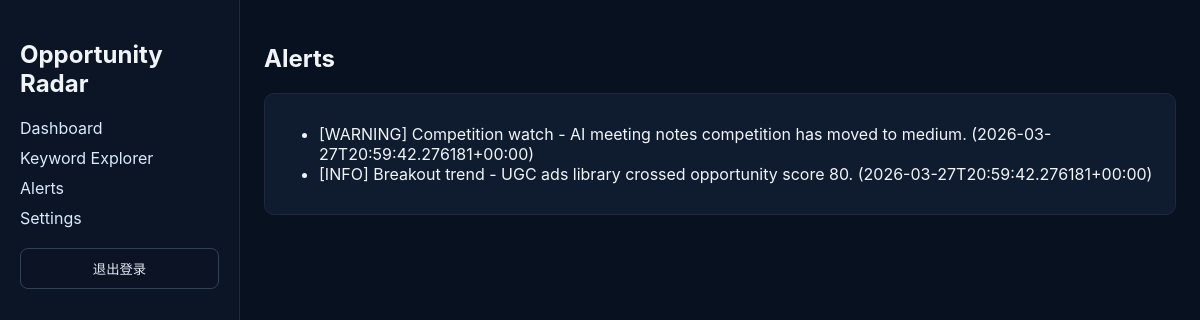
/alerts (signed in), run on the app's committed database.
### tables this page shows
CREATE TABLE alerts (
  id INTEGER PRIMARY KEY AUTOINCREMENT,
  user_id INTEGER NOT NULL,
  title TEXT NOT NULL,
  message TEXT NOT NULL,
  severity TEXT NOT NULL,
  created_at TEXT NOT NULL,
  FOREIGN KEY(user_id) REFERENCES users(id)
);

### app.py (the view)
@app.route("/alerts")
@login_required
def alerts():
    rows = get_db().execute("SELECT * FROM alerts WHERE user_id=? ORDER BY id DESC", (session["user_id"],)).fetchall()
    return render_template("alerts.html", rows=rows)

### app.py (called while the page is built)
def get_db() -> sqlite3.Connection:
    if "db" not in g:
        g.db = sqlite3.connect(DB_PATH)
        g.db.row_factory = sqlite3.Row
    return g.db

def login_required(view):
    @wraps(view)
    def wrapped(**kwargs):
        if not session.get("user_id"):
            return redirect(url_for("login"))
        return view(**kwargs)
    return wrapped

### templates/alerts.html
{% extends 'base.html' %}
{% block content %}
<h2>Alerts</h2>
<div class="panel">
  <ul>{% for row in rows %}<li>[{{ row.severity }}] {{ row.title }} - {{ row.message }} ({{ row.created_at }})</li>{% endfor %}</ul>
</div>
{% endblock %}

### static/style.css (style rules this page uses)
:root { color-scheme: dark; }
body { margin: 0; font-family: Inter, system-ui, Arial, sans-serif; background: #08111f; color: #f1f5f9; }
.cards article, .panel { background: #0f1b2f; border: 1px solid #1e293b; border-radius: 10px; padding: 14px; margin-bottom: 16px; }

### data on the page
alerts: severity "WARNING", title "Competition watch", message "AI meeting notes competition has moved to medium.", created_at "2026-03-27T20:59:42.276181+00:00"
alerts: severity "INFO", title "Breakout trend", message "UGC ads library crossed opportunity score 80.", created_at "2026-03-27T20:59:42.276181+00:00"
